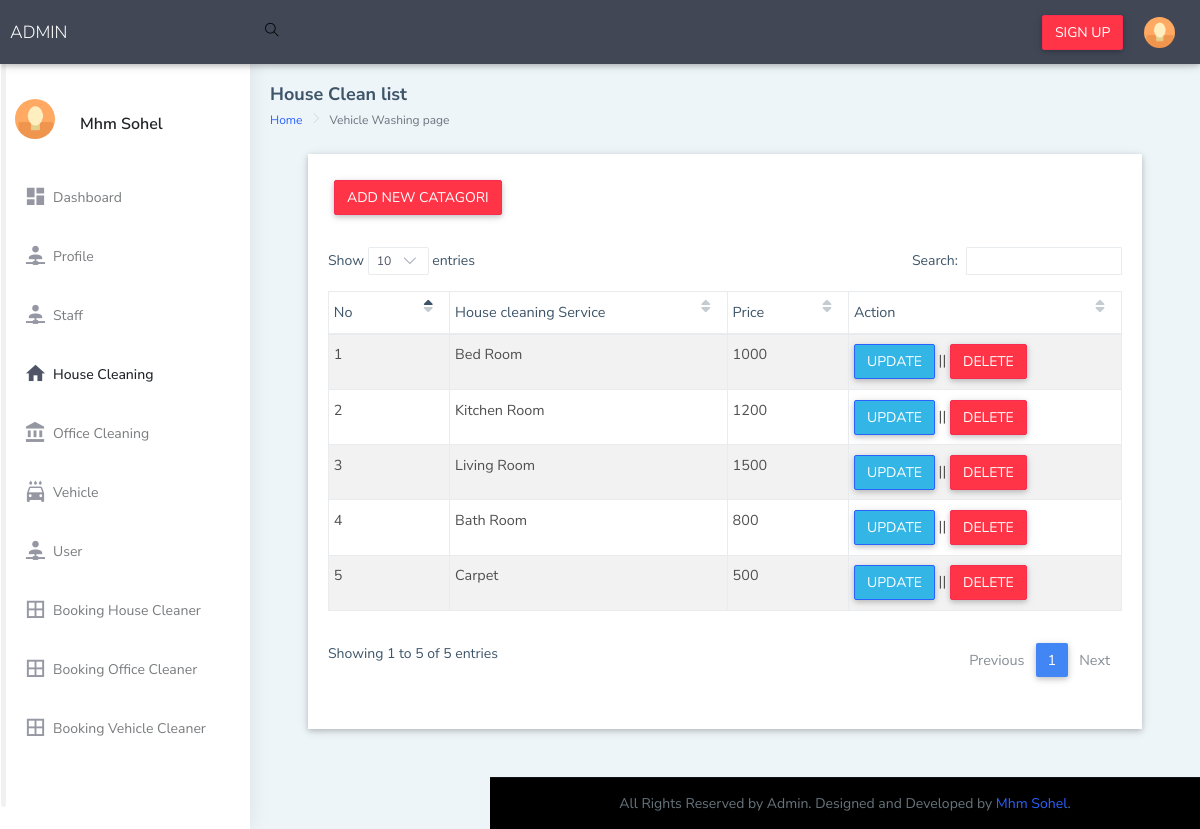
Page /Admin_Side/xtreme-html/ltr/house_clean_list.php (signed in) on the committed database.
### tables this page shows
CREATE TABLE IF NOT EXISTS `tb_house_cleaning` (
  `house_cleaning_id` bigint(20) NOT NULL AUTO_INCREMENT,
  `service_name` varchar(255) DEFAULT NULL,
  `amount` varchar(255) DEFAULT NULL,
  `user_name` varchar(255) DEFAULT NULL,
  `entry_time` varchar(255) DEFAULT NULL,
  PRIMARY KEY (`house_cleaning_id`)
);

### Admin_Side/xtreme-html/ltr/include/Database.php (called while the page is built, shortened)
<?php
Class Database{
 public $host   = DB_HOST;
 public $user   = DB_USER;
 public $pass   = DB_PASS;
 public $dbname = DB_NAME;
 public $link;
private function connectDB(){
 $this->link = new mysqli($this->host, $this->user, $this->pass,
  $this->dbname);
 }
public function select($query){
  $result = $this->link->query($query) or
   die($this->link->error.__LINE__);
  if($result->num_rows > 0){
    return $result;
  } else {
    return false;
  }
 }
}

### Admin_Side/xtreme-html/ltr/house_clean_list.php (the view, shortened to what this page needs)
<?php
  include "include/Database.php";
 ?>
 <?php
   $db   = new Database();
   $sql  = "SELECT * FROM tb_house_cleaning";
   $read = $db->select($sql);
  ?>
<!DOCTYPE html>
<html dir="ltr" lang="en">
<head>
    <link rel="stylesheet" href="https://use.fontawesome.com/releases/v5.8.2/css/all.css">
    <link rel="stylesheet" href="css/bootstrap.min.css">
    <link rel="stylesheet" href="css/mdb.min.css">
    <link rel="stylesheet" href="css/sidenav.css">
    <link rel="stylesheet" href="css/style.css">
    <link rel="stylesheet" href="css/responsive.css">
    <link rel="stylesheet" href="css/datatables.min.css">
    <link rel="stylesheet" href="css/datatables-select.min.css">
    <link href="../../dist/css/style.min.css" rel="stylesheet">
</head>
<body>
    <div id="main-wrapper" data-layout="vertical" data-navbarbg="skin5" data-sidebartype="full"
        data-sidebar-position="absolute" data-header-position="absolute" data-boxed-layout="full">
        <header class="topbar" data-navbarbg="skin5">
            <nav class="navbar top-navbar navbar-expand-md navbar-dark">
                <div class="navbar-header" data-logobg="skin5">
                    <a class="navbar-brand" href="index.php">
                        ADMIN
                    </a>
                </div>
                <div class="navbar-collapse collapse" id="navbarSupportedContent" data-navbarbg="skin5">
                    <ul class="navbar-nav float-left mr-auto">
                        <li class="nav-item search-box"> <a class="nav-link waves-effect waves-dark"
                                href="javascript:void(0)"><i class="ti-search"></i></a>
                        </li>
                    </ul>
                    <a href="Admin_Sign_up.php" class="btn btn-danger"> Sign Up </a>
                    <ul class="navbar-nav float-right">
                        <li class="nav-item dropdown">
                            <a class="nav-link dropdown-toggle text-muted waves-effect waves-dark pro-pic" href=""
                                data-toggle="dropdown" aria-haspopup="true" aria-expanded="false"><img
                                    src="../../assets/images/users/1.jpg" alt="user" class="rounded-circle"
                                    width="31"></a>
                        </li>
                    </ul>
                </div>
            </nav>
        </header>
        <aside class="left-sidebar" data-sidebarbg="skin6">
            <div class="scroll-sidebar">
                <nav class="sidebar-nav">
                    <ul id="sidebarnav">
                        <li>
                            <div class="user-profile d-flex no-block dropdown m-t-20">
                                <div class="user-pic"><img src="../../assets/images/users/1.jpg" alt="users"
                                        class="rounded-circle" width="40" /></div>
                                <div class="user-content hide-menu m-l-10">
                                    <a href="javascript:void(0)" class="" id="Userdd" >
                                        <h5 class="mt-2 user-name font-medium">Mhm Sohel</h5>
                                    </a>
                                </div>
                            </div>
                        </li>
                        <li class="sidebar-item"> <a class="sidebar-link waves-effect waves-dark sidebar-link"
                                href="index.php" aria-expanded="false"><i class="mdi mdi-view-dashboard"></i><span
                                    class="hide-menu">Dashboard</span></a>
                        </li>
                        <li class="sidebar-item"> <a class="sidebar-link waves-effect waves-dark sidebar-link"
                                href="admin_profile.php" aria-expanded="false"><i
                                    class="mdi mdi-account-network"></i><span class="hide-menu">Profile</span></a>
                        </li>
                        <li class="sidebar-item"> <a class="sidebar-link waves-effect waves-dark sidebar-link"
                                href="staff_list.php" aria-expanded="false"><i class="mdi mdi-account-network"></i><span
                                    class="hide-menu">Staff</span></a></li>
                                    <li class="sidebar-item"> <a class="sidebar-link waves-effect waves-dark sidebar-link"
                                href="house_clean_list.php" aria-expanded="false"><i class="mdi mdi-home"></i><span
                                    class="hide-menu">House Cleaning</span></a></li>
                                    <li class="sidebar-item"> <a class="sidebar-link waves-effect waves-dark sidebar-link"
                                href="office_list.php" aria-expanded="false"><i class="mdi mdi-bank"></i><span
                                    class="hide-menu">Office Cleaning</span></a></li>
                                    <li class="sidebar-item"> <a class="sidebar-link waves-effect waves-dark sidebar-link"
                                href="vehicle_list.php" aria-expanded="false"><i class="mdi mdi-car-wash"></i><span
                                    class="hide-menu">Vehicle</span></a></li>
                                    <li class="sidebar-item"> <a class="sidebar-link waves-effect waves-dark sidebar-link"
                                href="user_list.php" aria-expanded="false"><i class="mdi mdi-account-network"></i><span
                                    class="hide-menu">User</span></a></li>
                                    <li class="sidebar-item"> <a class="sidebar-link waves-effect waves-dark sidebar-link"
                                href="Booking_table_house_cleaner.php" aria-expanded="false"><i class="mdi mdi-border-all"></i><span
                                    class="hide-menu">Booking House Cleaner</span></a></li>
                                    <li class="sidebar-item"> <a class="sidebar-link waves-effect waves-dark sidebar-link"
                                href="Booking_table_office_cleaner.php" aria-expanded="false"><i class="mdi mdi-border-all"></i><span
                                    class="hide-menu">Booking Office Cleaner</span></a></li>
                                    <li class="sidebar-item"> <a class="sidebar-link waves-effect waves-dark sidebar-link"
                                href="Booking_table_vehicle_cleaner.php" aria-expanded="false"><i class="mdi mdi-border-all"></i><span
                                    class="hide-menu">Booking Vehicle Cleaner</span></a></li>
                    </ul>
                </nav>
            </div>
        </aside>
        <div class="page-wrapper">
            <div class="page-breadcrumb">
                <div class="row align-items-center">
                    <div class="col-12">
                        <h4 class="page-title">House Clean list</h4>
                        <div class="d-flex align-items-center">
                            <nav aria-label="breadcrumb">
                                <ol class="breadcrumb">
                                    <li class="breadcrumb-item"><a href="#">Home</a></li>
                                    <li class="breadcrumb-item active" aria-current="page">Vehicle Washing page</li>
                                </ol>
                            </nav>
                        </div>
                    </div>
                </div>
            </div>
            <div class="container-fluid">
                <div class="row">
                    <div class="pl-5 pr-5 col-lg-12 col-xlg-12 col-md-12">
                        <div class="card">
                            <div class="card-body">
                                <a href="add_house_cleaning_service.php" class="btn btn-danger mb-4">Add New Catagori</a>
                                <table id="VisitorDt" class="table table-striped table-sm table-bordered" cellspacing="0" width="100%">
                                  <thead>
                                    <tr>
                                      <th class="th-sm">No</th>
                                      <th class="th-sm">House cleaning Service</th>
                                      <th class="th-sm">Price</th>
                                      <th class="th-sm">Action</th>
                                    </tr>
                                  </thead>
                                  <tbody>
                                    <?php if($read){ $i = 0; ?>
                                    <?php while($result = $read->fetch_assoc()){ $i = $i + 1; ?>
                                    <tr>
                                      <td><?php echo $i; ?></td>
                                      <td><?php echo $result['service_name']; ?></td>
                                      <td><?php echo $result['amount']; ?></td>
                                      <td><a href="update_house_cleaning_service.php?house_cleaning_id=<?php echo $result['house_cleaning_id']; ?>" class="btn btn-info">Update</a> || <a href="delete_data.php?house_cleaning_id=<?php echo $result['house_cleaning_id']; ?>" onclick="return confirm('Are you sure you want to delete this item')" class="btn btn-danger">Delete</a></td>
                                    </tr>
                                    <?php } ?>
                                    <?php }else{ ?>
                                    <?php $msg = '<div class="alert alert-warning alert-dismissable w-75 m-auto" id="flash-msg">No Data Found!</div><br />';
                                      echo $msg; ?>
                                    <?php } ?>
                                  </tbody>
                                </table>
                            </div>
                        </div>
                    </div>
                </div>
            </div>
            <footer class="footer text-center">
                All Rights Reserved by  Admin. Designed and Developed by <a
                    href="#">Mhm Sohel</a>.
            </footer>
        </div>
    </div>
</body>
</html>

### Admin_Side/xtreme-html/ltr/css/sidenav.css (style rules this page uses)
body { background: #fff; font-family: "Poppins", sans-serif; margin: 0; overflow-x: hidden; color: #67757c; font-weight: 300; }
html { position: relative; min-height: 100%; background: #ffffff; }
.page-wrapper { padding-bottom: 60px; }
.container-fluid { padding: 25px 30px 25px 30px; }
.navbar-collapse > ul > li > a > i { color: #000; }
.topbar { background: #ffffff; position: relative; z-index: 50; }
.topbar .top-navbar { min-height: 50px; padding: 0px 15px 0 0; }
.topbar .navbar-header { background: #ffffff; }
.topbar .top-navbar .dropdown-toggle::after { display: none; }
.topbar .top-navbar .navbar-header { line-height: 60px; text-align: center; }
.topbar .top-navbar .navbar-header .navbar-brand { margin-right: 0px; padding-bottom: 0px; padding-top: 0px; }
.topbar .top-navbar .navbar-nav > .nav-item > .nav-link { padding-left: 1.18rem; padding-right: 1.18rem; font-size: 20px; line-height: 40px; }
.footer { bottom: 0; color: #67757c; left: 0px; padding: 17px 15px; position: absolute; right: 0; border-top: 1px solid rgba(120, 130, 140, 0.13); background: #000000; }
.left-sidebar { position: absolute; width: 240px; height: 100%; top: 0px; z-index: 20; padding-top: 60px; background: #212121; -webkit-box-shadow: 1px 0px 20px rgba(0, 0, 0, 0.08); box-shadow: 1px 0px 20px rgba(0, 0, 0, 0.08); }
.scroll-sidebar { padding-bottom: 60px; }
.sidebar-nav { padding: 0px; }
.sidebar-nav ul { margin: 0px; padding: 0px; }
.sidebar-nav ul li { list-style: none; }
.sidebar-nav ul li a { color: #607d8b; padding: 8px 35px 8px 15px; display: block; font-size: 14px; }
.sidebar-nav ul li a.active, .sidebar-nav ul li a:hover { color: #1976d2; }
.sidebar-nav ul li a.active i, .sidebar-nav ul li a:hover i { color: #1976d2; }
.sidebar-nav ul li a.active { font-weight: 500; color: #263238; }
.sidebar-nav > ul > li > a { border-left: 3px solid transparent; }
.sidebar-nav > ul > li > a i { width: 27px; font-size: 19px; display: inline-block; vertical-align: middle; color: #99abb4; }
.sidebar-nav > ul > li { margin-bottom: 5px; }
@media (min-width: 1024px) { .page-wrapper { margin-left: 240px; } }
@media (min-width: 1024px) { .footer { left: 240px; } }
@media (min-width: 768px) { .navbar-header { width: 240px; -ms-flex-negative: 0; flex-shrink: 0; } }
@media (min-width: 768px) { .navbar-header .navbar-brand { padding-top: 0px; } }

### rows in the picture
tb_house_cleaning: service_name "Bed Room", amount "1000"
tb_house_cleaning: service_name "Kitchen Room", amount "1200"
tb_house_cleaning: service_name "Living Room", amount "1500"
tb_house_cleaning: service_name "Bath Room", amount "800"
tb_house_cleaning: service_name "Carpet", amount "500"
